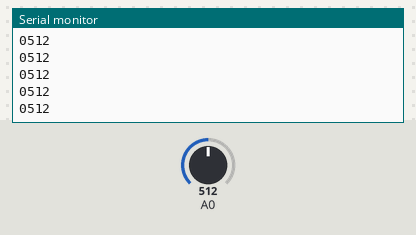
A sketch run on a simulated Arduino Uno, built with avr-gcc and run on an emulated ATmega328P. Parts: the last lines printed to the serial monitor. The test bench sets the inputs (shaded band); at power-on: A0 = 512.

Above: at 1.2 s.
1.3 s: A0 set to 716
At 2.3 s:
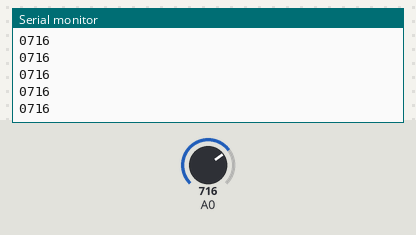
2.8 s: A0 set to 900
At 3.5 s:
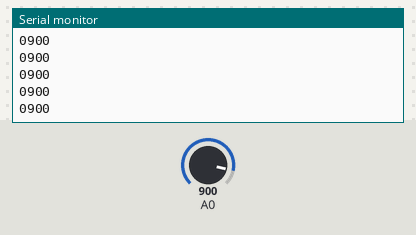
Timing chart, 0 to 5.8 s (numbered marks = the images above; inputs shaded):
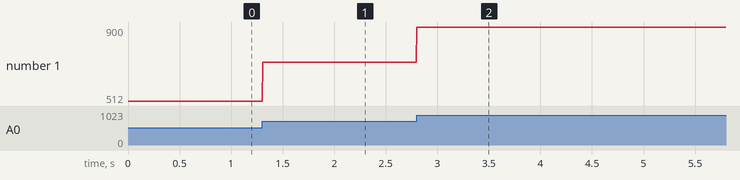

The sketch:

Lab_8.ino
```cpp
/*===============================================================================

FILE:              xxx.ino

DESCRIPTION:        Program to echo serial input characters from
                    Putty keyboard back to Putty display.
                    This version uses proper pointers.

COMPILER:          Arduino IDE
NOTES:             Put other information here ...

MODIFICATION HISTORY:

Author                  Date               Version
================================================================================
D. Egbert,              04/03/2017         Version 1.5,
Shawn Ray               2018-10-19         Version 1.6

================================================================================*///

 #define RDA 0x80
 #define TBE 0x20
 #define ADA 0xC0

 volatile unsigned char *myUCSR0A = (unsigned char *)0x00C0;  // USART Control and Status Register # A, This line enables u2x0 which doubles transmission speed
 volatile unsigned char *myUCSR0B = (unsigned char *)0x00C1;  // USART Control and Status Register # B, Sets the number of Data bits and enables tx and rx
 volatile unsigned char *myUCSR0C = (unsigned char *)0x00C2;  // USART Control and Status Register # C, enabling parity and extra information.
 volatile unsigned int  *myUBRR0  = (unsigned int  *)0x00C4;  // USART Bit Rate Register
 volatile unsigned char *myUDR0   = (unsigned char *)0x00C6;  // USART Data register


 volatile unsigned char *myTCCR1B = (unsigned char*) 0x81;
 volatile unsigned int  *myTCNT1  = (unsigned int *) 0x84;    // no prescaler
 volatile unsigned char *myTIFR1  = (unsigned char*) 0x36;    // no interupts


volatile unsigned int   *myAPIN   = (unsigned int*)  0x52;    // address for analog 15 pin in the arduino,

volatile unsigned char  *myADCSRA = (unsigned char*) 0x7A;    // ADC control and status register A
volatile unsigned char  *myADCSRB = (unsigned char*) 0x7B;    // ADC control and status register B
volatile unsigned int   *myADLAR  = (unsigned int *) 0x78;    // the ADC data register, converstion result found here
volatile unsigned char  *myADMUX  = (unsigned char*) 0x7C;    // determines what type of voltage to sample

//
// main()
//


void setup()
{
 // initialize the serial port on USART0:
 // Serial.begin(9600) sets the baud rate
  U0init(9600);
  adc_init();

  *myTCCR1B   = 0;
  *myTCNT1    = 0;
  *myTIFR1    = 0;


}


void loop(){

  //unsigned char shift = 0 ;
  //shift = shift >> adc_read(15);
  //U0putchar((unsigned char)(adc_read(15) >> 8));
  //U0putchar('\n');

  //adc_read(0x52);


  int number;
  int first;
  int second;
  int third;
  int fourth;


  number = adc_read(0);
  fourth = (number % 10) + 48;
  number /= 10;
  third = (number % 10) + 48;
  number /= 10;
  second = (number % 10) + 48;
  number /= 10;
  first = (number % 10) + 48;

  U0putchar(first);
  U0putchar(second);
  U0putchar(third);
  U0putchar(fourth);
  U0putchar('\n');

}


void adc_init(){

  *myADMUX = 0x40;
  *myADCSRA = 0x80;
  *myADCSRB &= 0xF8;


}

unsigned int adc_read(unsigned char adc_channel){


 if(adc_channel > 7)
  {
    *myADCSRB |= 0b00001000;
  }
  else
  {
    *myADCSRB &= 0b11110111;
  }

  adc_channel = adc_channel % 8;
  *myADMUX &= 0b11100000;
  *myADMUX += adc_channel;

  *myADCSRA |= 0x40;
  while(*myADCSRA & 0x40){}
  return *myADLAR;
}


//
// function to initialize USART0 to "int" Baud, 8 data bits,
// no parity, and one stop bit. Assume FCPU = 16MHz.
//
void U0init(unsigned long U0baud)
{
//  Students are responsible for understanding
//  this initialization code for the ATmega2560 USART0
//  and will be expected to be able to intialize
//  the USART in differrent modes.
//
 unsigned long FCPU = 16000000;
 unsigned int tbaud;
 tbaud = (FCPU / 16 / U0baud - 1);
 // Same as (FCPU / (16 * U0baud)) - 1;
 *myUCSR0A = 0x20;
 *myUCSR0B = 0x18;
 *myUCSR0C = 0x06;
 *myUBRR0  = tbaud;
}

//
// Read USART0 RDA status bit and return non-zero true if set
//

 unsigned char U0kbhit()
{
  //return true if RDA is set or false if not
  return (RDA & *myUCSR0A);

}


//
// Read input character from USART0 input buffer
//
unsigned char U0getchar()
{
  // return what is in the data register
  return *myUDR0;
}


//
// Wait for USART0 TBE to be set then write character to
// transmit buffer
//
void U0putchar(unsigned char U0pdata)
{
 while (!(TBE & *myUCSR0A));
    *myUDR0 = U0pdata;

}

void U0putInt(unsigned char input){

  int quotient  = 0;
  int remainder = 0;

}


void myDelay(unsigned int ticks){

  // stop the timer (set prescaler to 000)

  *myTCCR1B &= 0xF8;                 // 0b1111 1000

  // set the counts (16 bits -> 2 addresses!)

  *myTCNT1 |= (unsigned int) (65536 - ticks);

  // start the timer (set prescalar to 001)

  *myTCCR1B |= 0x01;                // 0b0000 0001

  // wait for overflow

  while((*myTIFR1 & 0x01) == 0);

  // stop the timer (set prescaler to 000)

  *myTCCR1B &= 0xF8;                // 0b1111 1000

  // reset TOV (write a 1 to reset to 0)

  *myTIFR1 |= 0x01;                 // 0b0000 0001


}
```

Measured:
- after the input at 1.3 s, the serial monitor: prints a new line at once (image 1)
- after the input at 2.8 s, the serial monitor: prints a new line at once (image 2)
- plotted number 1: 512 → 716 after the input at 1.3 s, 716 → 900 after the input at 2.8 s
